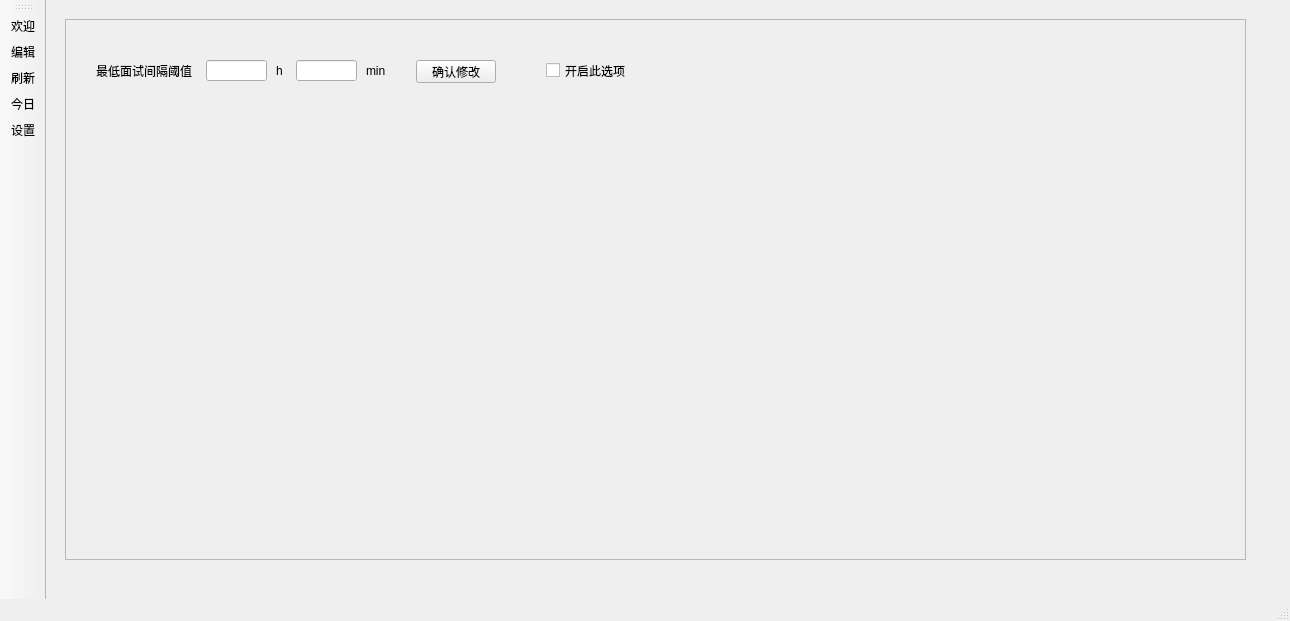
<?xml version="1.0" encoding="UTF-8"?>
<ui version="4.0">
 <class>MainWindow</class>
 <widget class="QMainWindow" name="MainWindow">
  <property name="geometry">
   <rect>
    <x>0</x>
    <y>0</y>
    <width>1290</width>
    <height>621</height>
   </rect>
  </property>
  <property name="windowTitle">
   <string>MainWindow</string>
  </property>
  <widget class="QWidget" name="centralwidget">
   <layout class="QVBoxLayout" name="verticalLayout_2">
    <item>
     <widget class="QStackedWidget" name="stackedWidget">
      <property name="currentIndex">
       <number>1</number>
      </property>
      <widget class="QWidget" name="page">
       <layout class="QHBoxLayout" name="horizontalLayout_2">
        <item>
         <widget class="QScrollArea" name="scrollArea_2">
          <property name="widgetResizable">
           <bool>true</bool>
          </property>
          <widget class="QWidget" name="scrollAreaWidgetContents_2">
           <property name="geometry">
            <rect>
             <x>0</x>
             <y>0</y>
             <width>88</width>
             <height>579</height>
            </rect>
           </property>
           <layout class="QVBoxLayout" name="verticalLayout_3">
            <item>
             <widget class="QTreeWidget" name="treeWidget">
              <property name="minimumSize">
               <size>
                <width>0</width>
                <height>561</height>
               </size>
              </property>
              <property name="styleSheet">
               <string notr="true"/>
              </property>
              <property name="autoExpandDelay">
               <number>20</number>
              </property>
              <column>
               <property name="text">
                <string>面试日期</string>
               </property>
               <property name="textAlignment">
                <set>AlignCenter</set>
               </property>
              </column>
              <column>
               <property name="text">
                <string>面试时间</string>
               </property>
               <property name="textAlignment">
                <set>AlignCenter</set>
               </property>
              </column>
              <column>
               <property name="text">
                <string>面试部门</string>
               </property>
               <property name="textAlignment">
                <set>AlignCenter</set>
               </property>
              </column>
              <column>
               <property name="text">
                <string>面试岗位</string>
               </property>
               <property name="textAlignment">
                <set>AlignCenter</set>
               </property>
              </column>
              <column>
               <property name="text">
                <string>面试内容</string>
               </property>
               <property name="textAlignment">
                <set>AlignCenter</set>
               </property>
              </column>
              <column>
               <property name="text">
                <string/>
               </property>
               <property name="textAlignment">
                <set>AlignCenter</set>
               </property>
              </column>
              <column>
               <property name="text">
                <string/>
               </property>
               <property name="textAlignment">
                <set>AlignCenter</set>
               </property>
              </column>
             </widget>
            </item>
           </layout>
          </widget>
         </widget>
        </item>
       </layout>
      </widget>
      <widget class="QWidget" name="page_2">
       <widget class="QScrollArea" name="scrollArea">
        <property name="geometry">
         <rect>
          <x>10</x>
          <y>10</y>
          <width>1181</width>
          <height>541</height>
         </rect>
        </property>
        <property name="widgetResizable">
         <bool>true</bool>
        </property>
        <widget class="QWidget" name="scrollAreaWidgetContents">
         <property name="geometry">
          <rect>
           <x>0</x>
           <y>0</y>
           <width>1179</width>
           <height>539</height>
          </rect>
         </property>
         <widget class="QLabel" name="label">
          <property name="geometry">
           <rect>
            <x>30</x>
            <y>30</y>
            <width>151</width>
            <height>41</height>
           </rect>
          </property>
          <property name="text">
           <string>最低面试间隔阈值</string>
          </property>
         </widget>
         <widget class="QLineEdit" name="lineEdit">
          <property name="geometry">
           <rect>
            <x>140</x>
            <y>40</y>
            <width>61</width>
            <height>21</height>
           </rect>
          </property>
         </widget>
         <widget class="QLabel" name="label_2">
          <property name="geometry">
           <rect>
            <x>210</x>
            <y>40</y>
            <width>31</width>
            <height>21</height>
           </rect>
          </property>
          <property name="text">
           <string>h</string>
          </property>
         </widget>
         <widget class="QLabel" name="label_3">
          <property name="geometry">
           <rect>
            <x>300</x>
            <y>40</y>
            <width>53</width>
            <height>21</height>
           </rect>
          </property>
          <property name="text">
           <string>min</string>
          </property>
         </widget>
         <widget class="QLineEdit" name="lineEdit_2">
          <property name="geometry">
           <rect>
            <x>230</x>
            <y>40</y>
            <width>61</width>
            <height>21</height>
           </rect>
          </property>
         </widget>
         <widget class="QPushButton" name="pushButton">
          <property name="geometry">
           <rect>
            <x>350</x>
            <y>40</y>
            <width>80</width>
            <height>23</height>
           </rect>
          </property>
          <property name="styleSheet">
           <string notr="true"/>
          </property>
          <property name="text">
           <string>确认修改</string>
          </property>
         </widget>
         <widget class="QCheckBox" name="checkBox">
          <property name="geometry">
           <rect>
            <x>480</x>
            <y>40</y>
            <width>82</width>
            <height>21</height>
           </rect>
          </property>
          <property name="text">
           <string>开启此选项</string>
          </property>
         </widget>
        </widget>
       </widget>
      </widget>
      <widget class="QWidget" name="page_3">
       <layout class="QVBoxLayout" name="verticalLayout">
        <item>
         <widget class="QScrollArea" name="scrollArea_3">
          <property name="widgetResizable">
           <bool>true</bool>
          </property>
          <widget class="QWidget" name="scrollAreaWidgetContents_3">
           <property name="geometry">
            <rect>
             <x>0</x>
             <y>0</y>
             <width>88</width>
             <height>88</height>
            </rect>
           </property>
           <layout class="QVBoxLayout" name="verticalLayout_4">
            <item>
             <widget class="QTableWidget" name="tableWidget">
              <column>
               <property name="text">
                <string>面试企业</string>
               </property>
              </column>
              <column>
               <property name="text">
                <string>面试部门</string>
               </property>
              </column>
              <column>
               <property name="text">
                <string>面试岗位</string>
               </property>
              </column>
              <column>
               <property name="text">
                <string>面试时间</string>
               </property>
              </column>
             </widget>
            </item>
           </layout>
          </widget>
         </widget>
        </item>
       </layout>
      </widget>
     </widget>
    </item>
   </layout>
  </widget>
  <widget class="QMenuBar" name="menubar">
   <property name="geometry">
    <rect>
     <x>0</x>
     <y>0</y>
     <width>1290</width>
     <height>20</height>
    </rect>
   </property>
  </widget>
  <widget class="QStatusBar" name="statusbar"/>
  <widget class="QToolBar" name="toolBar">
   <property name="windowTitle">
    <string>toolBar</string>
   </property>
   <attribute name="toolBarArea">
    <enum>LeftToolBarArea</enum>
   </attribute>
   <attribute name="toolBarBreak">
    <bool>false</bool>
   </attribute>
   <addaction name="action"/>
   <addaction name="action_2"/>
   <addaction name="action_3"/>
   <addaction name="action_4"/>
   <addaction name="action_5"/>
  </widget>
  <action name="action">
   <property name="checkable">
    <bool>true</bool>
   </property>
   <property name="text">
    <string>欢迎</string>
   </property>
   <property name="menuRole">
    <enum>QAction::NoRole</enum>
   </property>
  </action>
  <action name="action_2">
   <property name="checkable">
    <bool>true</bool>
   </property>
   <property name="text">
    <string>编辑</string>
   </property>
   <property name="menuRole">
    <enum>QAction::NoRole</enum>
   </property>
  </action>
  <action name="action_3">
   <property name="text">
    <string>刷新</string>
   </property>
   <property name="menuRole">
    <enum>QAction::NoRole</enum>
   </property>
  </action>
  <action name="action_4">
   <property name="text">
    <string>今日</string>
   </property>
   <property name="menuRole">
    <enum>QAction::NoRole</enum>
   </property>
  </action>
  <action name="action_5">
   <property name="text">
    <string>设置</string>
   </property>
   <property name="menuRole">
    <enum>QAction::NoRole</enum>
   </property>
  </action>
 </widget>
 <resources/>
 <connections/>
</ui>
